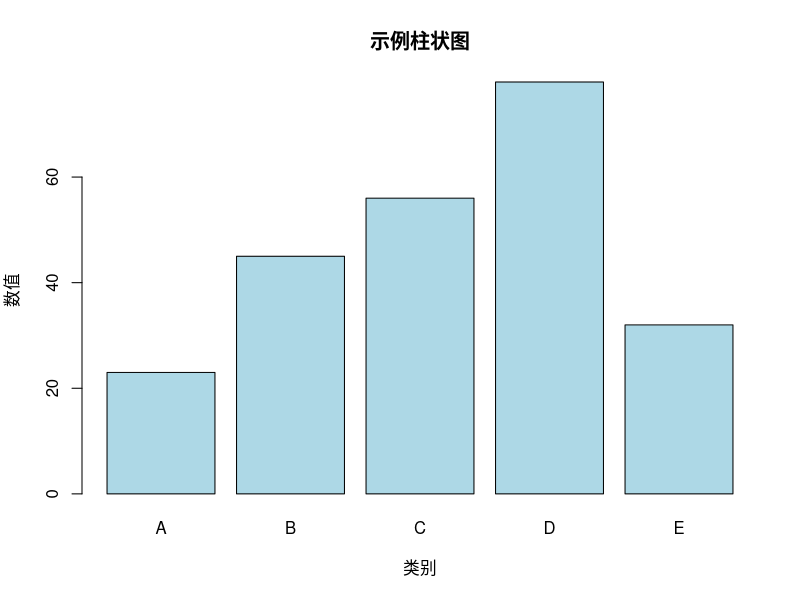

Recreate this plot in R.
#!/usr/bin/env Rscript

# 加载必要的库 (虽然基础绘图不需要，但保持良好习惯)
# graphics 库是基础库，无需加载

# 创建示例数据
categories <- c("A", "B", "C", "D", "E")
values <- c(23, 45, 56, 78, 32)

# 创建柱状图
# 使用barplot函数
# main: 主标题
# xlab: x轴标签
# ylab: y轴标签
# col: 柱子颜色
# border: 边框颜色
barplot(values,
        names.arg = categories,
        main = "示例柱状图",
        xlab = "类别",
        ylab = "数值",
        col = "lightblue",
        border = "black")

# 为了满足“保存到随机命名的.r文件”的要求，本脚本本身即为那个.r文件。
# 如果需要将此脚本保存为另一个随机命名的文件，可以使用以下命令（已注释）：
# random_name <- paste0(sample(c(letters, 0:9), 10, replace = TRUE), collapse = "")
# writeLines(readLines("create_barplot.r"), paste0(random_name, ".r"))

# 保存图形到一个文件 (可选)
# png("barplot.png")
# barplot(values, names.arg = categories, main = "示例柱状图", xlab = "类别", ylab = "数值", col = "lightblue", border = "black")
# dev.off()
